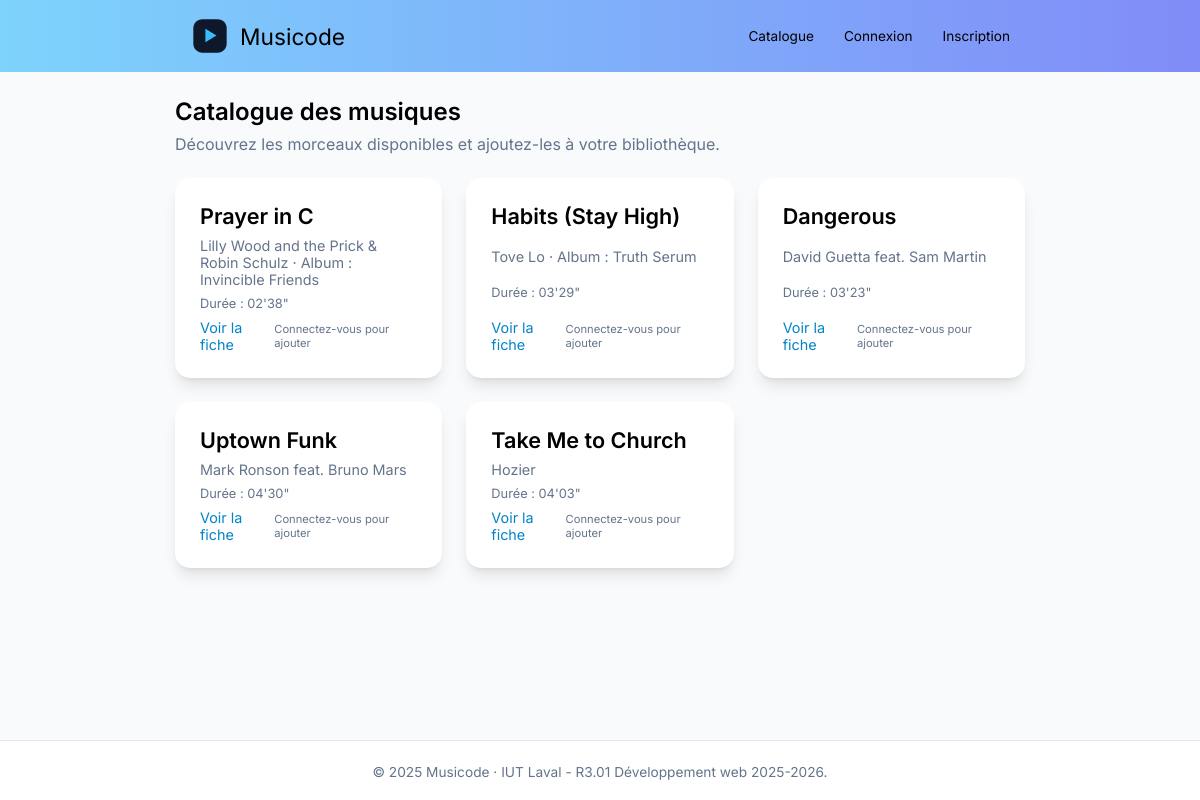
The page / on the database its author committed.
### tables this page shows
CREATE TABLE `musique` (
  `Id_Musique` SMALLINT(6) NOT NULL AUTO_INCREMENT,
  `Titre_Musique` VARCHAR(50) NOT NULL,
  `Artiste_Musique` VARCHAR(50) NOT NULL,
  `Album_Musique` VARCHAR(50) DEFAULT NULL,
  `Duree_Musique` INT(11) NOT NULL,
  PRIMARY KEY (`Id_Musique`)
);

### controllers/home.php (called while the page is built, shortened)
<?php
require_once 'models/musique.php';
if (isset($_SESSION['user'])) {
    $userId = $_SESSION['user']['Id_Utilisateur'];
    $musiques = getAllMusicButMine($conn, $userId);
    $isConnected = true;
} else {
    $musiques = getAllMusic($conn);
    $isConnected = false;
}
require('views/header.php');
require('views/home.php');
require('views/footer.php');
?>

### models/musique.php (called while the page is built, shortened)
<?php
function getAllMusic($conn)
{
    $sql = "SELECT Id_Musique, Titre_Musique as titre, Artiste_Musique as artist, Album_Musique as album, Duree_Musique as duration FROM musique";
    $result = mysqli_query($conn, $sql);
    $rows = mysqli_fetch_all($result, MYSQLI_ASSOC);
    foreach ($rows as &$row) {
        $seconds = (int) $row['duration'];
    }
    return $rows;
}
?>

### views/home.php (the view, shortened to what this page needs)
<main>
    <div class="grid24px">
        <?php if ($isConnected): ?>
            <div class="homeTopBar">
                <div class="titleHeader">
                    <h2>Catalogue des musiques</h2>
                    <p class="subHeading">Découvrez les morceaux disponibles et ajoutez-les à votre bibliothèque.</p>
                </div>
                <a href="ajoutmusique" class="addMusic">+ Nouvelle Musique</a>
            </div>
        <?php else: ?>
            <div class="titleHeader">
                <h2>Catalogue des musiques</h2>
                <p class="subHeading">Découvrez les morceaux disponibles et ajoutez-les à votre bibliothèque.</p>
            </div>
        <?php endif; ?>
        <div class="gridCards">
            <?php
            if (isset($musiques)):
                foreach ($musiques as $musique): ?>
                    <div class="card">
                        <h3><?= htmlspecialchars($musique['titre']) ?></h3>
                        <p class="author"><?php echo htmlspecialchars($musique['artist']);
                            echo isset($musique['album']) && !empty($musique['album']) ? ' · Album : ' . htmlspecialchars($musique['album']) : '' ?></p>
                        <p class="time">Durée : <?php echo sprintf("%02d", $musique['duration']['minutes']); ?>'<?php echo sprintf("%02d", $musique['duration']['seconds']); ?>"</p>
                        <div class="cardBottom">
                            <a href="musique?id=<?= $musique['Id_Musique'] ?>" class="cardLink">Voir la fiche</a>
                            <?php if ($isConnected): ?>
                                <form method="POST" action="ajouterMusique" >
                                    <input type="hidden" name="musicId" value="<?= $musique['Id_Musique'] ?>">
                                    <button type="submit" class="btn-ajouter">Ajouter</button>
                                </form>
                            <?php else: ?>
                                <p class="connectMessage">Connectez-vous pour ajouter</p>
                            <?php endif; ?>
                        </div>
                    </div>
                <?php endforeach;
            endif; ?>
        </div>
    </div>
</main>

### style.css (style rules this page uses)
* { margin: 0; padding: 0; box-sizing: border-box; font-family: Inter; font-weight: 600; }
body { min-height: 100vh; color: black; background-color: #F8FAFC; display: grid; grid-template-rows: auto 1fr auto; }
main { padding: 0 175px; }
.grid24px { display: grid; grid-template-columns: 1fr; gap: 24px; }
.titleHeader { display: grid; grid-template-columns: 1fr; gap: 8px; }
.subHeading { color: #64748B; font-weight: 400; }
.gridCards { display: grid; grid-template-columns: repeat(3, 1fr); gap: 24px; }
.card { display: flex; flex-direction: column; justify-content: space-between; box-shadow: 0 4px 6px -4px rgba(0,0,0,0.1), 0 10px 15px -3px rgba(0,0,0,0.1); padding: 25px; border-radius: 15px; background-color: white; gap: 8px; }
.author { color:#64748B; font-weight: 400; font-size: 0.9rem; }
.time { color:#64748B; font-weight: 400; font-size: 0.8rem; }
.cardBottom { display: flex; flex-direction: row; justify-content: space-between; align-items: center; }
.cardLink { color:#0284C7; font-weight: 400; font-size: 0.9rem; text-decoration: none; }
.connectMessage { color:#64748B; font-weight: 400; font-size: 0.7rem; }
h3 { font-size: 1.35rem; }

### rows shown on the page
musique: Titre_Musique "Prayer in C", Artiste_Musique "Lilly Wood and the Prick & Robin Schulz", Album_Musique "Invincible Friends", minutes "02", seconds "38"
musique: Titre_Musique "Habits (Stay High)", Artiste_Musique "Tove Lo", Album_Musique "Truth Serum", minutes "03", seconds "29"
musique: Titre_Musique "Dangerous", Artiste_Musique "David Guetta feat. Sam Martin", minutes "03", seconds "23"
musique: Titre_Musique "Uptown Funk", Artiste_Musique "Mark Ronson feat. Bruno Mars", minutes "04", seconds "30"
musique: Titre_Musique "Take Me to Church", Artiste_Musique "Hozier", minutes "04", seconds "03"
